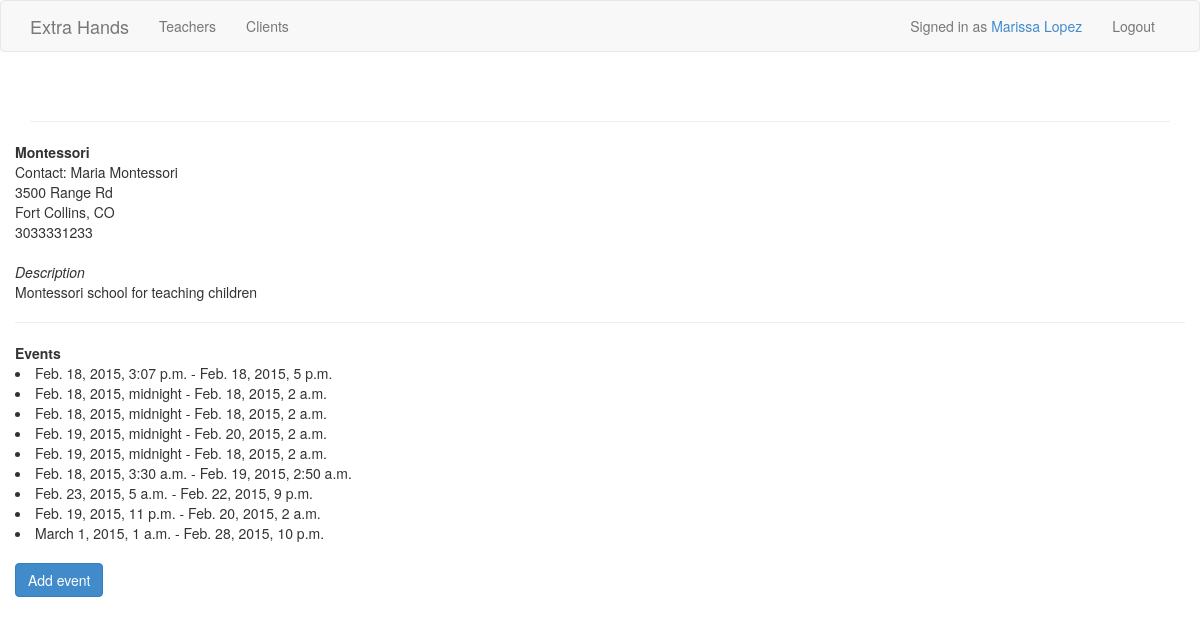
The page /client/montessori/ (signed in) on the database its author committed.
### extra_hands_app/models.py (models this page shows, shortened)
class Client(models.Model):
    user = models.OneToOneField(User)
    organization = models.CharField(max_length=128)
    street = models.CharField(max_length=30)
    city = models.CharField(max_length=30)
    state = models.CharField(max_length=2)
    phone_number = models.CharField(max_length=15)
    description = models.CharField(max_length=600)
    client_slug = models.SlugField(unique=True)
    campus = models.IntegerField(default=1)
    token = models.IntegerField(default=0)

class Event(models.Model):
    start_time = models.DateTimeField()
    end_time = models.DateTimeField()
    teacher = models.ForeignKey(Teacher, blank=True, null=True, default=None)
    client = models.ForeignKey(Client)
    is_open = models.BooleanField(default=False)
    in_progress = models.BooleanField(default=False)
    token = models.IntegerField(default=0)
    comments = models.CharField(max_length=500, blank=True, default ='')
    is_on_call = models.BooleanField(default=False)
    event_class = models.CharField(max_length=100, default='event-info')

### extra_hands_app/views.py (the view)
# urls.py: url(r'client/(?P<client_slug>[\w\-]+)/$', views.get_client, name ='get_client'),
@login_required
def get_client(request, client_slug):
    context_dict = {}
    try:
        client = Client.objects.get(client_slug=client_slug)
        context_dict['client'] = client
    except Client.DoesNotExist:
        pass
    client_events = Event.objects.filter(client = client)
    context_dict['events'] = client_events
    return render(request, 'client.html', context_dict)

### templates/client.html
{% extends 'base.html' %}
{% block content %}
    <strong>{{ client.organization }}</strong><br>
    Contact: {{ client.user.get_full_name }}<br>
    {{ client.street }}<br>
    {{ client.city }}, {{ client.state }} <br>
    {{ client.phone_number }}<br><br>
    <i>Description</i><br>
    <p>{{ client.description }}</p>
    <hr>
    <strong>Events</strong>
    {% for event in events %}
        <li>{{ event.start_time }} - {{ event.end_time }}</li>
    {% endfor %}
    <br>
    <a href="{% url 'add_event' client.client_slug  %}" class="btn btn-primary">Add event</a>
{% endblock %}

### templates/base.html (shortened to what this page needs)
<!DOCTYPE html>
{% load staticfiles %}
<html>
<head lang="en">
    <link href="{% static 'css/bootstrap.min.css' %}" rel="stylesheet">
    <link href="{% static 'css/custom.css' %}" rel="stylesheet">
</head>
<body>
    <nav class="navbar navbar-default">
        <div class="container">
            <div class="navbar-header">
              <a class="navbar-brand" href="/">Extra Hands</a>
            </div>
            <div class="collapse navbar-collapse" id="bs-example-navbar-collapse-1">
              <ul class="nav navbar-nav">
                <li><a href="{% url 'get_all_teachers' %}">Teachers</a></li>
                <li><a href="{% url 'get_all_clients' %}">Clients</a></li>
              </ul>
              <ul class="nav navbar-nav navbar-right">
                  {% if user.is_authenticated %}
                      <p class="navbar-text">Signed in as <a href="{% url 'myaccount' %}">{{ user.get_full_name }}</a></p>
                <li><a href="{% url 'logout' %}">Logout</a></li>
                  {% endif %}
              </ul>
            </div>
        </div>
    </nav>
    <div class="container">
        <div class="row">
            <div class="col-md-12">
                <div class="page-header">
                </div>
            </div>
        </div>
    </div>
    <div class="container">
        <div class="row">
            {% block content %}{% endblock %}
        </div>
    </div>
</body>
</html>

### rows shown on the page
Client: organization "Montessori", user.get_full_name "Maria Montessori", street "3500 Range Rd", city "Fort Collins", state "CO", phone_number "3033331233", description "Montessori school for teaching children"
Event: start_time "Feb. 18, 2015, 3:07 p.m.", end_time "Feb. 18, 2015, 5 p.m."
Event: start_time "Feb. 18, 2015, midnight", end_time "Feb. 18, 2015, 2 a.m."
Event: start_time "Feb. 18, 2015, midnight", end_time "Feb. 18, 2015, 2 a.m."
Event: start_time "Feb. 19, 2015, midnight", end_time "Feb. 20, 2015, 2 a.m."
Event: start_time "Feb. 19, 2015, midnight", end_time "Feb. 18, 2015, 2 a.m."
Event: start_time "Feb. 18, 2015, 3:30 a.m.", end_time "Feb. 19, 2015, 2:50 a.m."
Event: start_time "Feb. 23, 2015, 5 a.m.", end_time "Feb. 22, 2015, 9 p.m."
Event: start_time "Feb. 19, 2015, 11 p.m.", end_time "Feb. 20, 2015, 2 a.m."
Event: start_time "March 1, 2015, 1 a.m.", end_time "Feb. 28, 2015, 10 p.m."

### other values the page prints
{{ user.get_full_name }} "Marissa Lopez"
